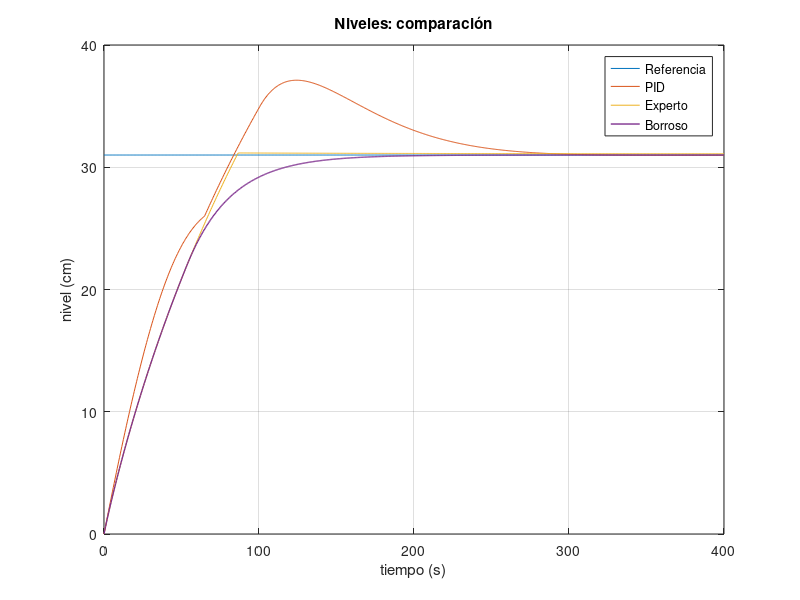
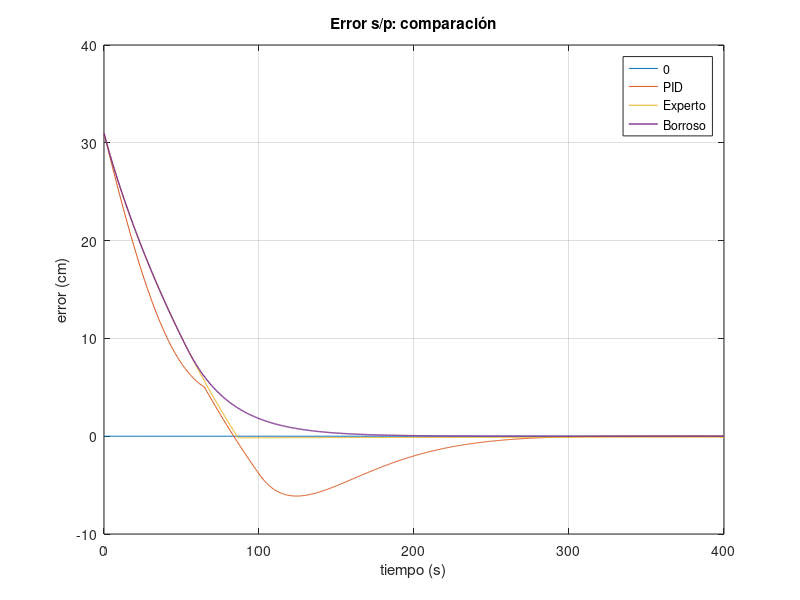
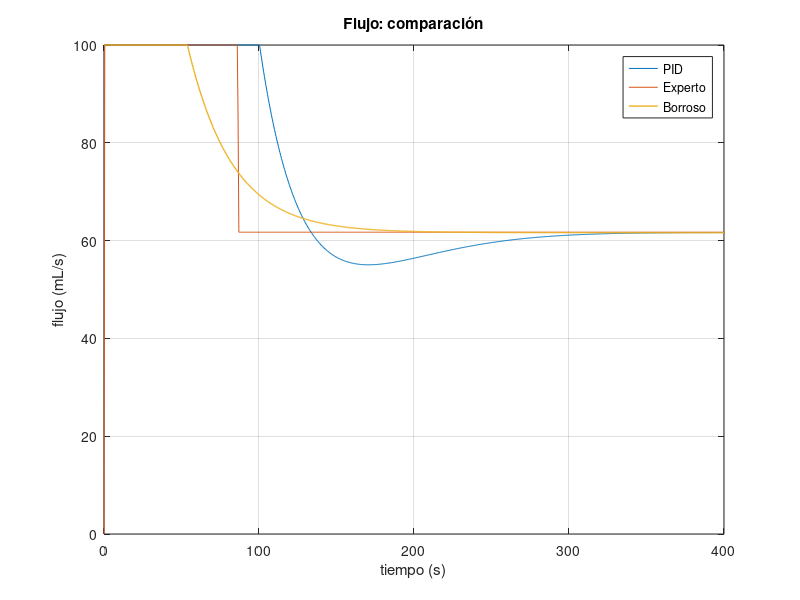

Recreate these plots in MATLAB, in order.

clear all;

resized = [680, 458, 280, 210];

% Alturas
altura_pid = load("altura_pid.mat", "altura");
altura_pid = altura_pid.("altura");

altura_expert = load("altura_expert.mat", "altura");
altura_expert = altura_expert.("altura");

altura_fuzzy = load("altura_fuzzy.mat", "altura");
altura_fuzzy = altura_fuzzy.("altura");

figure(1)
plot(altura_pid(1,:), altura_pid(3,:)*100, altura_pid(1,:), altura_pid(2,:)*100, altura_expert(1,:), altura_expert(3,:)*100, ...
    altura_fuzzy(1,:), altura_fuzzy(3,:)*100, 'linewidth', 1);
grid on;
xlabel('tiempo (s)');
ylabel('nivel (cm)');
legend('Referencia', 'PID', 'Experto', 'Borroso');
title('Niveles: comparación');
set(gcf, 'Position', resized);

% Errores
error_pid = load("error_pid.mat", "error");
error_pid = error_pid.("error");

error_expert = load("error_expert.mat", "error");
error_expert = error_expert.("error");

error_fuzzy = load("error_fuzzy.mat", "error");
error_fuzzy = error_fuzzy.("error");

figure(2)
plot(error_pid(1,:), zeros(size(error_pid(1,:))), error_pid(1,:), error_pid(2,:)*100, error_expert(1,:), error_expert(2,:)*100, ...
    error_fuzzy(1,:), error_fuzzy(2,:)*100, 'linewidth', 1);
grid on;
xlabel('tiempo (s)');
ylabel('error (cm)');
legend('0', 'PID', 'Experto', 'Borroso');
title('Error s/p: comparación');
set(gcf, 'Position', resized);

% Flujos
flujo_pid = load("flujo_pid.mat", "flujo");
flujo_pid = flujo_pid.("flujo");

flujo_expert = load("flujo_expert.mat", "flujo");
flujo_expert = flujo_expert.("flujo");

flujo_fuzzy = load("flujo_fuzzy.mat", "flujo");
flujo_fuzzy = flujo_fuzzy.("flujo");

figure(3)
plot(flujo_pid(1,:), flujo_pid(2,:)*1000, flujo_expert(1,:), flujo_expert(2,:)*1000, ...
    flujo_fuzzy(1,:), flujo_fuzzy(2,:)*1000, 'linewidth', 1);
grid on;
xlabel('tiempo (s)');
ylabel('flujo (mL/s)');
legend('PID', 'Experto', 'Borroso');
title('Flujo: comparación');
set(gcf, 'Position', resized);
